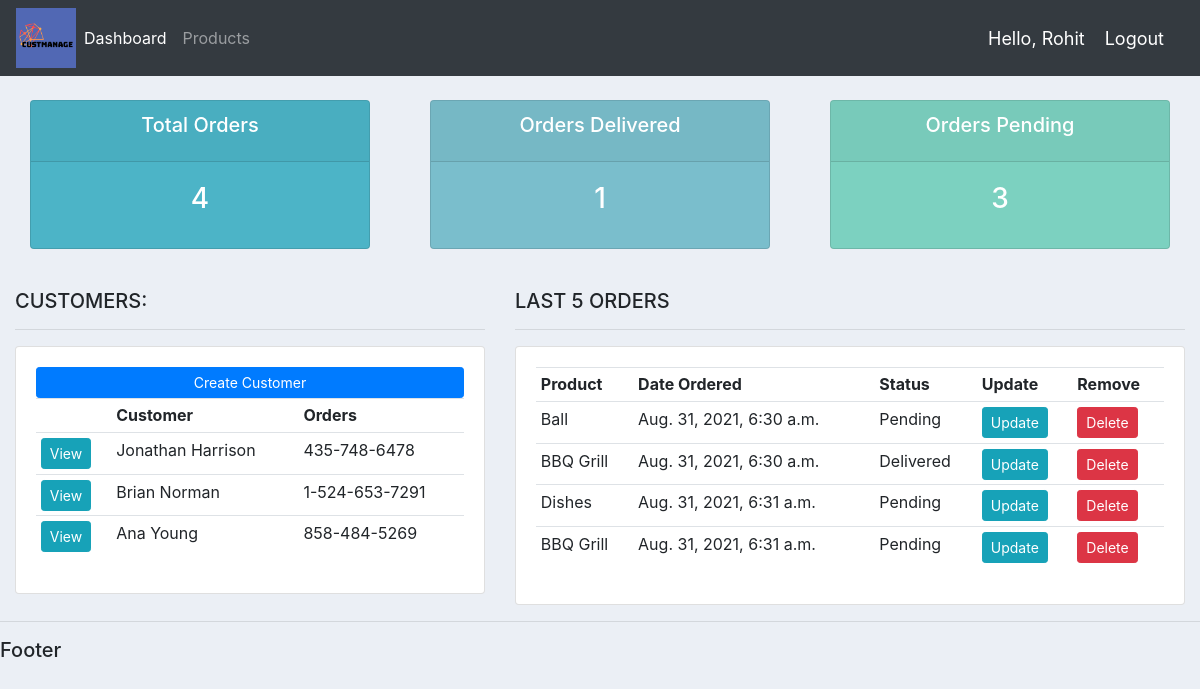
Page / (signed in) on the earlier database version.
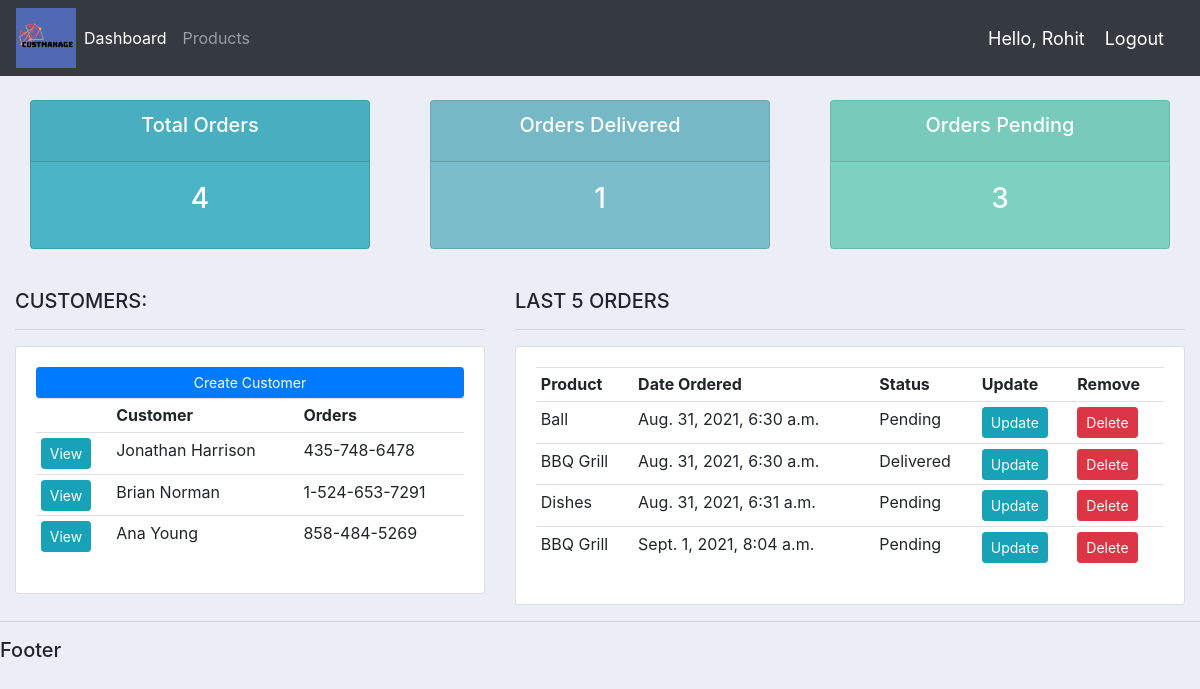
Same page on the later database version.
### custmanageapp/models.py (models this page shows, shortened)
class Customer(models.Model):
    name = models.CharField(max_length = 200, null = True)
    phone = models.CharField(max_length = 200, null = True)
    email = models.CharField(max_length = 200, null = True)
    date_created = models.DateTimeField(auto_now_add = True, null = True)

class Order(models.Model):
    STATUS = (
        ('Pending','Pending'),
        ('Out For Delivery', 'Out For Delivery'),
        ('Delivered', 'Delivered'),
    )
    customer = models.ForeignKey(Customer,null = True,on_delete = models.SET_NULL)
    product = models.ForeignKey(Product,null = True,on_delete = models.SET_NULL)
    date_created = models.DateTimeField(auto_now_add = True, null = True)
    status = models.CharField(max_length = 200, null = True, choices = STATUS)

class Product(models.Model):
    CATEGORY = (
        ('Indoor','Indoor'),
        ('Outdoor','Outdoor'),
    )
    name = models.CharField(max_length = 200, null = True)
    price = models.FloatField(null = True)
    category = models.CharField(max_length = 200, null = True, choices = CATEGORY)
    description = models.CharField(max_length = 200, null = True, blank = True)
    date_created = models.DateTimeField(auto_now_add = True, null = True)
    tags = models.ManyToManyField(Tag)
    def __str__(self):
        return self.name

### custmanageapp/views.py (the view)
# urls.py: path('', views.home, name = "home"),
@login_required(login_url = 'login')
def home(request):
    orders = Order.objects.all()
    customers = Customer.objects.all()
    total_customers = customers.count()
    total_orders = orders.count()
    delivered = orders.filter(status = 'Delivered').count()
    pending = orders.filter(status = 'Pending').count()
    context = { 'orders':orders, 'customers':customers, 'total_orders':total_orders, 'delivered': delivered, 'pending':pending }
    return render(request,'custmanageapp/dashboard.html',context)

### custmanageapp/templates/custmanageapp/dashboard.html
{% extends 'custmanageapp/main.html' %}
{% block content %}
{%  include 'custmanageapp/status.html' %}
<br>
<div class="row">
	<div class="col-md-5">
		<h5>CUSTOMERS:</h5>
		<hr>
		<div class="card card-body">
			<a class="btn btn-primary  btn-sm btn-block" href="">Create Customer</a>
			<table class="table table-sm">
				<tr>
					<th></th>
					<th>Customer</th>
					<th>Orders</th>
				</tr>
				{% for customer in customers %}
					<tr>
						<td><a class ="btn btn-sm btn-info" href="{% url 'customer' customer.id %}">View</a></td>
						<td>{{customer.name}}</td>
						<td>{{customer.phone}}</td>
					</tr>
				{% endfor %}
			</table>
		</div>
	</div>
	<div class="col-md-7">
		<h5>LAST 5 ORDERS</h5>
		<hr>
		<div class="card card-body">
			<table class="table table-sm">
				<tr>
					<th>Product</th>
					<th>Date Ordered</th>
					<th>Status</th>
					<th>Update</th>
					<th>Remove</th>
				</tr>
				{% for order in orders %}
					<tr>
						<td>{{order.product}}</td>
						<td>{{order.date_created}}</td>
						<td>{{order.status}}</td>
						<td><a class ="btn btn-sm btn-info" href = "{% url 'update_order' order.id %}">Update</a></td>
						<td><a class ="btn btn-sm btn-danger"  href = "{% url 'delete_order' order.id %}" >Delete</a></td>
					</tr>
				{% endfor %}
			</table>
		</div>
	</div>
</div>
{% endblock %}

### custmanageapp/templates/custmanageapp/main.html (shortened to what this page needs)
{% load static %}
<!DOCTYPE html>
<html lang="en">
<head>
    <link rel="stylesheet" href="https://stackpath.bootstrapcdn.com/bootstrap/4.3.1/css/bootstrap.min.css">
	<link rel="stylesheet" types="text/css" href="{% static '/css/main.css' %}">
</head>
<body>
	{%  include 'custmanageapp/navbar.html' %}
	<div class="container-fluid">
	{% block content %}
	{% endblock %}
    </div>
	<hr>
	<h5>Footer</h5>
</body>
</html>

### custmanageapp/templates/custmanageapp/navbar.html (shortened to what this page needs)
{% load static %}
<nav class="navbar navbar-expand-lg navbar-dark bg-dark">
  <img src="{% static 'images/logo.png' %}" style="width: 5vw; min-width: 10px;">
  <div class="collapse navbar-collapse" id="navbarNav">
    <ul class="navbar-nav">
      <li class="nav-item active">
        <a class="nav-link" href="{% url 'home' %}">Dashboard</a>
      </li>
      <li class="nav-item">
        <a class="nav-link" href="{% url 'products' %}">Products</a>
      </li>
    </ul>
  </div>
  <span class = "hello-msg">Hello, {{request.user}}</span>
  <span><a class = "hello-msg" href="{% url 'logout' %}">Logout</a></span>
</nav>

### custmanageapp/templates/custmanageapp/status.html
<br>
<div class="row">
	<div class="col">
		<div class="col-md">
			<div class="card text-center text-white  mb-3" id="total-orders">
			  	<div class="card-header">
			  		<h5 class="card-title">Total Orders</h5>
			  	</div>
			  	<div class="card-body">
			    	<h3 class="card-title">{{total_orders}}</h3>
			  	</div>
			</div>
		</div>
	</div>
	<div class="col">
		<div class="col-md">
			<div class="card text-center text-white  mb-3" id="orders-delivered">
			  	<div class="card-header">
			  		<h5 class="card-title">Orders Delivered</h5>
			  	</div>
			  	<div class="card-body">
			    	<h3 class="card-title">{{delivered}}</h3>
			  	</div>
			</div>
		</div>
	</div>
	<div class="col">
		<div class="col-md">
			<div class="card text-center text-white  mb-3" id="orders-pending">
			  	<div class="card-header">
			  		<h5 class="card-title">Orders Pending</h5>
			  	</div>
			  	<div class="card-body">
			    	<h3 class="card-title">{{pending}}</h3>
			  	</div>
			</div>
		</div>
	</div>
</div>

### static/css/main.css (style rules this page uses)
body { background-color: #ebeff5; }
#total-orders { background-color: #4cb4c7; }
#orders-delivered { background-color: #7abecc; }
#orders-pending { background-color: #7CD1C0; }

### custmanageapp/templates/custmanageapp/navbar.html (style rules this page uses)
.hello-msg { font-size: 18px; color: #fff; margin-right: 20px; }

Differences in the rows shown:
removed Order: product "BBQ Grill", date_created "Aug. 31, 2021, 6:31 a.m.", status "Pending"
added Order: product "BBQ Grill", date_created "Sept. 1, 2021, 8:04 a.m.", status "Pending"
